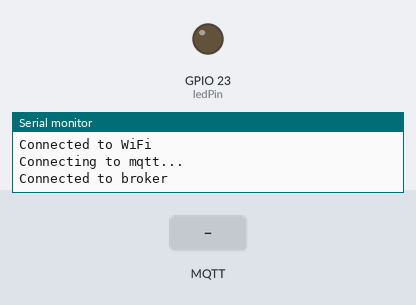
The program below on a simulated ESP32. On the bench: output pins drawn as LEDs (lit = HIGH), the last lines printed to the serial monitor. The test bench sets the inputs (shaded band). WiFi joins after 1.5 s; servers stay silent unless stated; no MQTT or app messages arrive unless stated.

Above: at 2.7 s.
2.8 s: MQTT message "ON" arrives on the first subscribed topic
At 3.6 s:
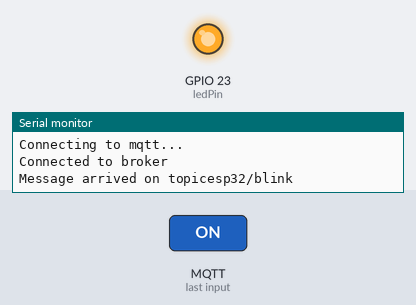
4.3 s: MQTT message "OFF" arrives on the first subscribed topic
At 4.8 s:
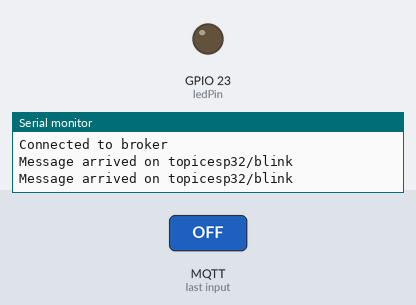
Timing chart, 0 to 7.3 s (numbered marks = the images above; inputs shaded):
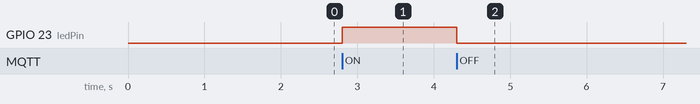

Measured:
- after the input at 2.8 s, GPIO 23 (ledPin): LOW → HIGH at once
- after the input at 4.3 s, GPIO 23 (ledPin): HIGH → LOW at once

The program:

main.cpp
```cpp
#include <Arduino.h>
#include <PubSubClient.h>
#include <WiFi.h>

// Wifi Credentials
const char *ssid = "******";
const char *password = "******";

// MQTT broker credentials
const char *mqttBroker = "*******";
const char *userName = "espClient";
const int port = 1883;
const char *clientId = "user001";
const char *topic = "esp32/blink";

// Pins used
int ledPin = 23;

WiFiClient clientWifi;
PubSubClient client(clientWifi);

// callback to listen for messages
void callback(char *topic, byte *payload, unsigned int length)
{
  Serial.print("Message arrived on topic");
  Serial.println(topic);

  String message;
  for (int i = 0; i < length; i++)
  {
    message += (char)payload[i];
  }

  if (message == "ON")
  {
    digitalWrite(ledPin, HIGH);
  }
  else if (message == "OFF")
  {
    digitalWrite(ledPin, LOW);
  }
}

void setup()
{
  Serial.begin(115200);
  pinMode(ledPin, OUTPUT);

  WiFi.begin(ssid, password);
  while (WiFi.status() != WL_CONNECTED)
  {
    delay(500);
    Serial.println("Connecting to WiFi...");
  }
  Serial.println("Connected to WiFi");

  client.setServer(mqttBroker, port);
  client.setCallback(callback);
}

void reconnectMqtt()
{
  while (!client.connected())
  {
    Serial.println("Connecting to mqtt...");
    if (client.connect(clientId))
    {
      Serial.println("Connected to broker");
      client.subscribe(topic);
    }
    else
    {
      Serial.print("Failed with state: ");
      Serial.print(client.state());
      Serial.println();
      delay(2000);
    }
  }
}

void loop()
{
  if (!client.connected())
  {
    reconnectMqtt();
  }
  client.loop();
}
```
